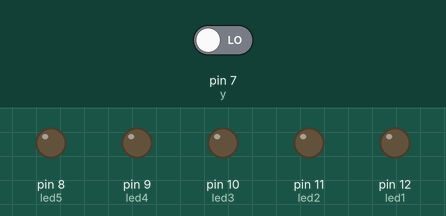
Bench run of a sketch on a simulated Arduino Uno, built with avr-gcc and run on an emulated ATmega328P. Shown: output pins drawn as LEDs (lit = HIGH). Inputs (shaded band) come from the test bench; at power-on: pin 7 (y) LOW.

Above: at 1.2 s.
1.3 s: pin 7 (y) driven HIGH
At 1.4 s:
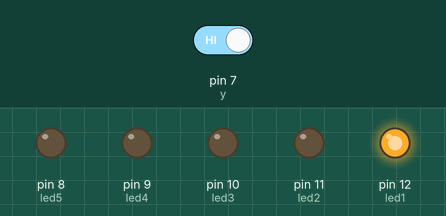
At 4.2 s:
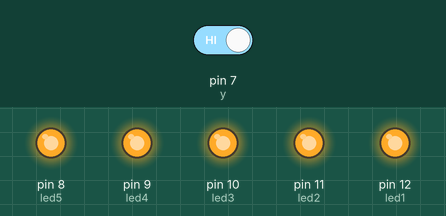
4.3 s: pin 7 (y) driven LOW
At 5.3 s:
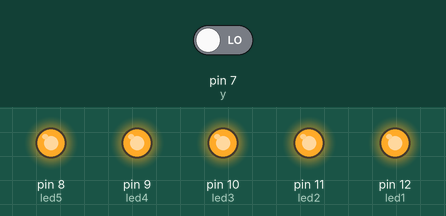
Timing chart, 0 to 7.3 s (numbered marks = the images above; inputs shaded):
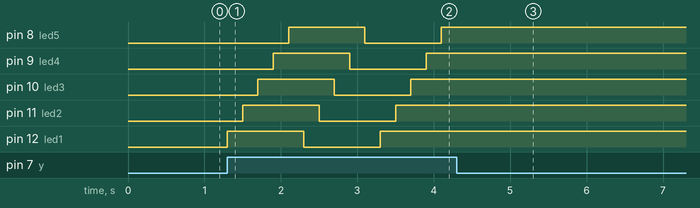

Measured:
- after the input at 1.3 s, pin 8 (led5): LOW → HIGH after 0.80 s, → LOW 1.0 s later, → HIGH 1.0 s later; pin 9 (led4): LOW → HIGH after 0.60 s, → LOW 1.0 s later, → HIGH 1.0 s later
- after the input at 4.3 s, pin 8 (led5), pin 9 (led4), pin 10 (led3), pin 11 (led2), pin 12 (led1): stops changing and stays HIGH

The sketch:

Challenge.ino
```cpp
int y=7;
int led1=12;
int led2=11;
int led3=10;
int led4=9;
int led5=8;
int z=0;
void setup()
{
  Serial.begin(9600);
  pinMode(y,INPUT);
  pinMode(led1,OUTPUT);
  pinMode(led2,OUTPUT);
  pinMode(led3,OUTPUT);
  pinMode(led4,OUTPUT);
  pinMode(led5,OUTPUT);
}
void loop()
{
int x=digitalRead(y);

if(x==HIGH && z==0)
{
  digitalWrite(led1,HIGH);
 z++;
delay(200);
}
else if(x==HIGH && z==1)
{
  digitalWrite(led2,HIGH);
  z++;
delay(200);
}
else if(x==HIGH && z==2 )
 {
  digitalWrite(led3,HIGH);
  z++;
delay(200);
 }
 else if(x==HIGH && z==3)
 {
  digitalWrite(led4,HIGH);
  z++;
 delay(200);
 }
 else if(x==HIGH && z==4)
{
  digitalWrite(led5,HIGH);
  z++;
delay(200);
}
else if(x==HIGH && z==5)
{
  digitalWrite(led1,LOW);
  z++;
delay(200);
}
else if(x==HIGH && z==6)
{
  digitalWrite(led2,LOW);
  z++;
delay(200);
}
else if (x==HIGH && z==7)
{
  digitalWrite(led3,LOW);
  z++;
 delay(200);
 }
 else if(x==HIGH && z==8)
{
  digitalWrite(led4,LOW);
  z++;
delay(200);
}
else if(x==HIGH && z==9)
{
  digitalWrite(led5,LOW);
  z=0;
  delay(200);
}
}
```
